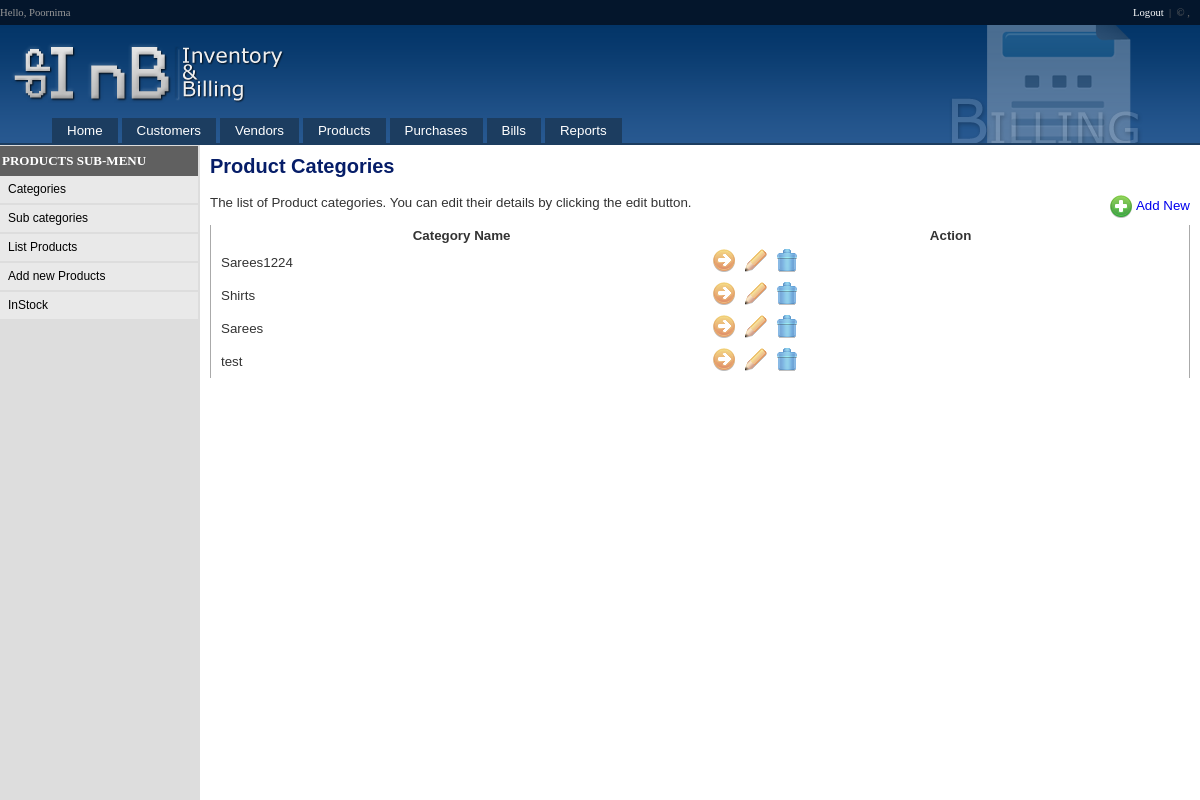
The page /Source/listCategories.php (signed in) on the database its author committed.
### tables this page shows
CREATE TABLE IF NOT EXISTS `categories` (
  `categoryID` int(11) NOT NULL AUTO_INCREMENT,
  `categoryName` varchar(200) NOT NULL,
  `status` smallint(6) DEFAULT '1',
  `misc1` varchar(255) DEFAULT NULL,
  PRIMARY KEY (`categoryID`)
);

### Source/listCategories.php (the view, shortened to what this page needs)
<?php
include_once("includes/header.php");
$result = mysql_query("select categoryID,categoryName from categories where status=1");
?>
<h2>Product Categories</h2>
<span style="float:right"><a href="<?=BASEDIR ?>newCategory.php"><img src="images/001_01.png" border="0" style="vertical-align:middle" /> Add New</a></span>
The list of Product categories. You can edit their details by clicking the edit button.<br />
<br />
<table cellpadding="0" cellspacing="0" border="0" class="display" id="example">
	<thead>
		<tr>
			<th>Category Name</th>
			<th>Action</th>
		</tr>
	</thead>
	<tbody>
    <?php
	while($row=mysql_fetch_array($result))
	{
	?>
    <tr> <td><?=$row["categoryName"] ?></td>
   <td><a href="<?=BASEDIR ?>listSubCategories.php?categoryID=<?=$row["categoryID"]?>"><img src="images/001_21.png" alt="View Sub Category" title="View Sub Categories" border="0" /></a>&nbsp;&nbsp;<a href="<?=BASEDIR ?>newCategory.php?id=<?=$row["categoryID"]?>"><img src="<?=BASEDIR ?>images/001_45.png" alt="Edit" title="Edit" /></a>&nbsp;&nbsp;<a href="<?=BASEDIR ?>functions.php?action=deleteCategory&id=<?=$row["categoryID"]?>" onclick="return confirmDeletion('<?=$row["categoryName"] ?>')"><img src="<?=BASEDIR ?>images/001_49.png" alt="Delete" title="Delete" /></a></td>
    </tr>
    </tr>
    <?php } ?>
</table>
<?php
include_once("includes/footer.php");
?>

### Source/css/style.css (style rules this page uses)
body { margin:0px; font-family:Verdana, Arial, Helvetica, sans-serif; overflow-y:scroll; }
a { text-decoration:none; }
table { font-size:10pt; }
table.layout tr td.right, table { color:#333333; }
table.layout tr td.right h2 { color:#061D68; }

### Source/css/style_p.css (style rules this page uses)
table.layout tr td.right, table { color:#FFFFFF; vertical-align:top; color:#000000; }
thead { display: table-header-group; }
tbody { display: table-row-group; }
tr { page-break-inside: avoid; }

### Source/css/demo_table_jui.css (style rules this page uses)
table.display thead th { padding: 3px 0px 3px 10px; cursor: pointer; * cursor: hand; }
table.display { margin: 0 auto; width: 100%; clear: both; border-collapse: collapse; }
table.display td { padding: 3px 10px; }

### Source/includes/header.php (style rules this page uses)
#example tbody { border-left: 1px solid #AAA; border-right: 1px solid #AAA; }
#example thead th:first-child { border-left: 1px solid #AAA; }
#example thead th:last-child { border-right: 1px solid #AAA; }

### rows shown on the page
categories: categoryName "Sarees1224"
categories: categoryName "Shirts"
categories: categoryName "Sarees"
categories: categoryName "test"

### other values the page prints
$_SESSION["user_name"] "Poornima"
